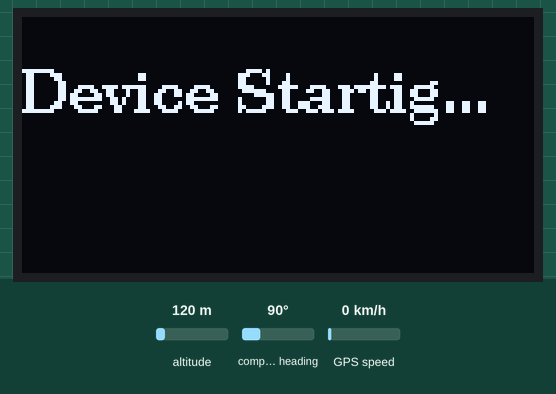
A program run on a simulated Seeed XIAO ESP32-C3. On the bench: 128×64 one-colour display. The inputs (shaded band) are chosen by the test bench; at power-on: altitude 120 m, compass heading 90°, GPS speed 0 km/h. The GPS gets a fix after 3 s at 37.7749, -122.4194 with 8 satellites.

Above: at 0.1 s.
At 4.1 s:
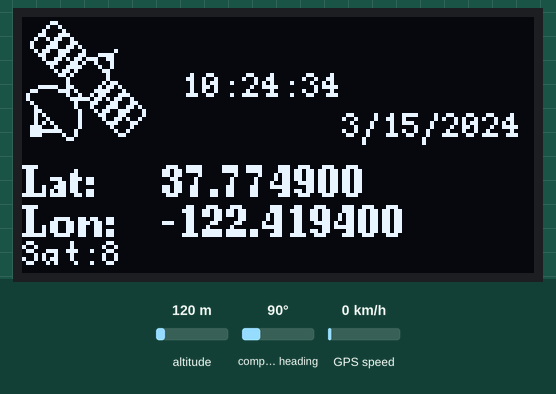
At 7.1 s:
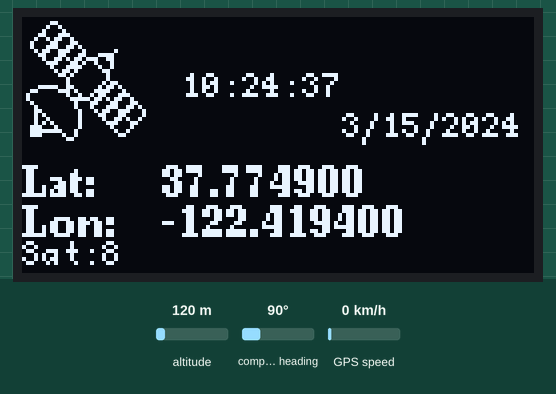
At 12.1 s:
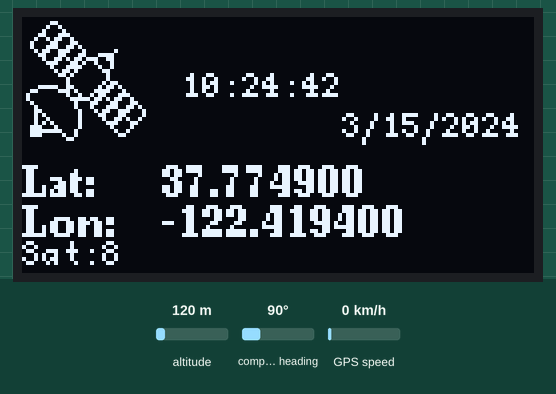
At 20.1 s:
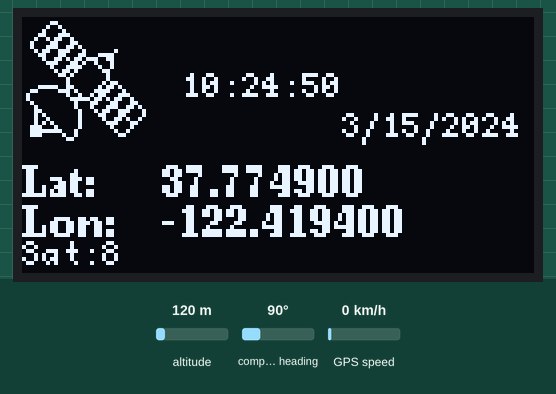
At 38.2 s:
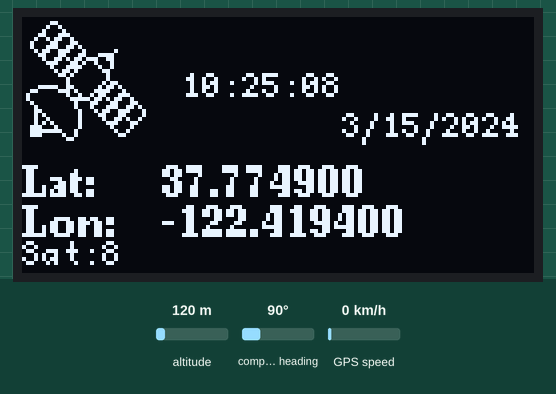

Measured:
- what the display in image 1 shows lasts 1.0 s, from 4.1 s to 5.1 s

The program:

main.cpp
```cpp
#include <Arduino.h>
#include <SoftwareSerial.h>
#include <TinyGPS++.h>
#include <Wire.h>
#include <U8g2lib.h>

// UART - NEO-6M GPS
int RXPin = 20;
int TXPin = 21;
// Software serial port
SoftwareSerial gpsSerial(RXPin, TXPin);
// TinyGPS++ object
TinyGPSPlus gps;
int GPSBaud = 9600;

// I2C - OLED Display
U8G2_SH1106_128X64_NONAME_F_HW_I2C display(U8G2_R0, /* reset=*/ U8X8_PIN_NONE);

// Variables
double latitude = 0.0;
double longitude = 0.0;
String date = "N/A";
String time_GPS = "N/A";
int satelliteCount = 0;

// Satellite icon bitmap
const unsigned char satelliteBitMap [] PROGMEM = {
	0x00, 0x00, 0x00, 0x00, 0x80, 0x01, 0x00, 0x00, 0x40, 0x02, 0x00, 0x00, 0x20, 0x04, 0x00, 0x00,
	0x30, 0x0e, 0x00, 0x00, 0x48, 0x13, 0x00, 0x00, 0x84, 0x31, 0x00, 0x00, 0xc4, 0x59, 0x00, 0x00,
	0x68, 0x8e, 0x80, 0x00, 0x30, 0xc6, 0x78, 0x00, 0x20, 0x6b, 0x67, 0x00, 0xc0, 0xb1, 0x44, 0x00,
	0x80, 0x78, 0x48, 0x00, 0x00, 0x2d, 0x30, 0x00, 0x00, 0x16, 0x20, 0x00, 0x00, 0x08, 0x20, 0x00,
	0x00, 0x08, 0xd0, 0x00, 0xf0, 0x19, 0x68, 0x01, 0x0c, 0x2e, 0x3c, 0x02, 0x02, 0x48, 0x1a, 0x07,
	0x02, 0xf0, 0xad, 0x09, 0x04, 0x20, 0xc6, 0x18, 0x08, 0x20, 0xe2, 0x2c, 0x18, 0x40, 0x34, 0x47,
	0x28, 0x40, 0x18, 0x43, 0x48, 0x40, 0x90, 0x25, 0xa8, 0x40, 0xe0, 0x18, 0x1c, 0x41, 0x40, 0x08,
	0xfc, 0x23, 0x80, 0x04, 0x1c, 0x24, 0x00, 0x03, 0x00, 0x18, 0x00, 0x00, 0x00, 0x00, 0x00, 0x00
};
// Array of all bitmaps for convenience. (Total bytes used to store images in PROGMEM = 144)
const int bitmapallArray_LEN = 1;
const unsigned char* bitmapallArray[1] = {
	satelliteBitMap
};

// Function
void readGPS();
void displayOLED();

void setup()
{
  // Start the software serial port at the GPS's default baud
  gpsSerial.begin(GPSBaud);

  // OLED
  Wire.begin();
  display.begin();

  // Welcome Message
  display.clearBuffer();
  display.setFont(u8g2_font_ncenB10_tr);
  display.drawStr(0, 24, "Device Startig...");
  display.sendBuffer();
  delay(2000);
}

void loop()
{
  while (gpsSerial.available() > 0)
    if (gps.encode(gpsSerial.read())){
      readGPS();
      displayOLED();
    }

  // Check connection to GPS
  if(millis() > 5000 && gps.charsProcessed() < 10) {
    display.clearDisplay();
    do {
    display.setFont(u8g2_font_5x7_tr);
    display.drawStr(0,21,"No GPS Detected");
    display.drawStr(0, 42, "Check connections and");
    display.drawStr(0, 63, "reset board.");
    display.nextPage();
    } while (true);
  }
}

void readGPS() {
  // Location Data
  if(gps.location.isValid()) {
    latitude = gps.location.lat();
    longitude = gps.location.lng();
    satelliteCount = gps.satellites.value();
  } else {
    latitude = 0.0;
    longitude = 0.0;
    satelliteCount = 0;
  }
  // Date Data
  if(gps.date.isValid()){
    date = String(gps.date.month()) + "/" + String(gps.date.day()) + "/" + String(gps.date.year());
  } else {
    date = "N/A";
  }
  // Time Data
  if(gps.time.isValid()){
    time_GPS = ((gps.time.hour() < 10)? "0" : "") + String(gps.time.hour()) + ":" + ((gps.time.minute() < 10)? "0" : "") + String(gps.time.minute()) + ":" + ((gps.time.second() < 10)? "0" : "") + String(gps.time.second());
  } else {
    time_GPS = "N/A";
  }
}

void displayOLED() {
  display.clearBuffer(); // Clear display buffer

  // Display satellite icon in top left corner
  display.drawXBMP(0, 0, 32, 32, satelliteBitMap);

  // Display date and time at top in small font
  display.setFont(u8g2_font_profont10_mr);
  display.drawStr(40, 20, time_GPS.c_str());
  display.drawStr(80, 30, date.c_str());

  // Display latitude and longitude in the middle
  display.setFont(u8g2_font_ncenB08_tr);
  display.drawStr(0, 45, "Lat: ");
  if (latitude != 0.0) {
    display.drawStr(35, 45, String(latitude, 6).c_str());
  } else {
    display.drawStr(35, 45, "No Signal");
  }
  display.drawStr(0, 55, "Lon: ");
  if (longitude != 0.0) {
    display.drawStr(35, 55, String(longitude, 6).c_str());
  } else {
    display.drawStr(35, 55, "No Signal");
  }

  // Display satellite count at bottom in small font
  display.setFont(u8g2_font_profont10_mr);
  display.drawStr(0, 62, "Sat: ");
  if (satelliteCount != 0) {
    display.setCursor(20, 62);
    display.print(satelliteCount);
  } else {
    display.drawStr(20, 62, "No satellites found");
  }

  display.sendBuffer(); // Send data to display
}
```
